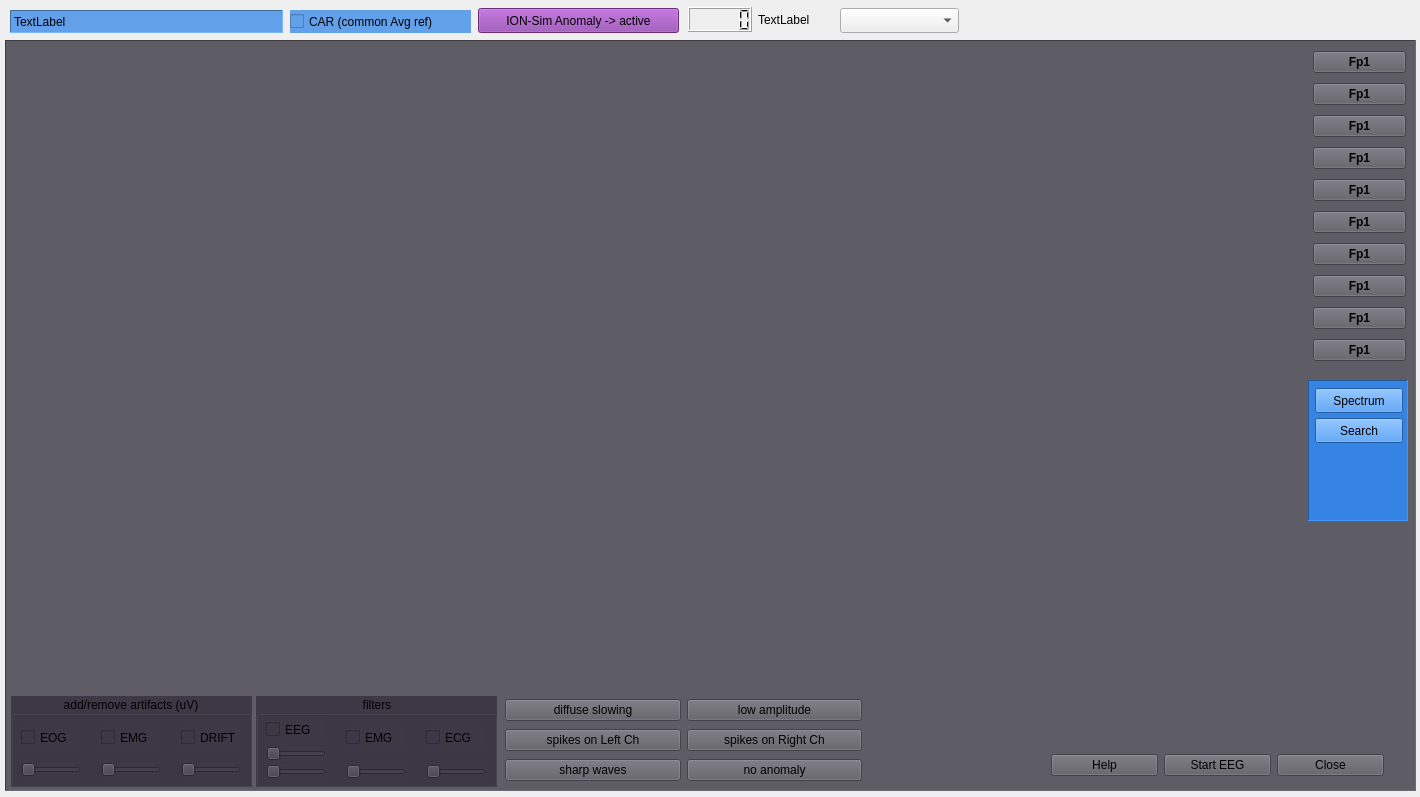
<?xml version="1.0" encoding="UTF-8"?>
<ui version="4.0">
 <class>Form</class>
 <widget class="QWidget" name="Form">
  <property name="geometry">
   <rect>
    <x>0</x>
    <y>0</y>
    <width>1420</width>
    <height>797</height>
   </rect>
  </property>
  <property name="windowTitle">
   <string>Form</string>
  </property>
  <widget class="QCheckBox" name="checkBoxRef">
   <property name="geometry">
    <rect>
     <x>290</x>
     <y>10</y>
     <width>181</width>
     <height>23</height>
    </rect>
   </property>
   <property name="styleSheet">
    <string notr="true">background-color: rgb(98, 160, 234);</string>
   </property>
   <property name="text">
    <string>CAR (common Avg ref)</string>
   </property>
  </widget>
  <widget class="QLabel" name="labelRec">
   <property name="geometry">
    <rect>
     <x>10</x>
     <y>10</y>
     <width>273</width>
     <height>23</height>
    </rect>
   </property>
   <property name="styleSheet">
    <string notr="true">background-color: rgb(98, 160, 234);</string>
   </property>
   <property name="frameShape">
    <enum>QFrame::Panel</enum>
   </property>
   <property name="frameShadow">
    <enum>QFrame::Sunken</enum>
   </property>
   <property name="text">
    <string>TextLabel</string>
   </property>
  </widget>
  <widget class="QFrame" name="frame">
   <property name="geometry">
    <rect>
     <x>5</x>
     <y>40</y>
     <width>1411</width>
     <height>751</height>
    </rect>
   </property>
   <property name="styleSheet">
    <string notr="true">background-color: rgb(94, 92, 100);</string>
   </property>
   <property name="frameShape">
    <enum>QFrame::Panel</enum>
   </property>
   <property name="frameShadow">
    <enum>QFrame::Sunken</enum>
   </property>
   <widget class="GraphicsLayoutWidget" name="pltSignalEeg">
    <property name="geometry">
     <rect>
      <x>12</x>
      <y>7</y>
      <width>1281</width>
      <height>642</height>
     </rect>
    </property>
    <property name="sizePolicy">
     <sizepolicy hsizetype="Expanding" vsizetype="Ignored">
      <horstretch>0</horstretch>
      <verstretch>0</verstretch>
     </sizepolicy>
    </property>
    <property name="autoFillBackground">
     <bool>false</bool>
    </property>
    <property name="styleSheet">
     <string notr="true">border: 0px;</string>
    </property>
    <property name="frameShape">
     <enum>QFrame::StyledPanel</enum>
    </property>
    <property name="frameShadow">
     <enum>QFrame::Sunken</enum>
    </property>
    <property name="lineWidth">
     <number>0</number>
    </property>
   </widget>
   <widget class="QGroupBox" name="artifact_box">
    <property name="geometry">
     <rect>
      <x>6</x>
      <y>656</y>
      <width>241</width>
      <height>91</height>
     </rect>
    </property>
    <property name="styleSheet">
     <string notr="true">background-color: rgb(61, 56, 70);</string>
    </property>
    <property name="title">
     <string>add/remove artifacts (uV)</string>
    </property>
    <property name="alignment">
     <set>Qt::AlignCenter</set>
    </property>
    <widget class="QCheckBox" name="checkEOG">
     <property name="geometry">
      <rect>
       <x>10</x>
       <y>30</y>
       <width>60</width>
       <height>23</height>
      </rect>
     </property>
     <property name="text">
      <string>EOG</string>
     </property>
    </widget>
    <widget class="QCheckBox" name="checkEMG">
     <property name="geometry">
      <rect>
       <x>90</x>
       <y>30</y>
       <width>60</width>
       <height>23</height>
      </rect>
     </property>
     <property name="text">
      <string>EMG</string>
     </property>
    </widget>
    <widget class="QCheckBox" name="checkDRIFT">
     <property name="geometry">
      <rect>
       <x>170</x>
       <y>30</y>
       <width>60</width>
       <height>23</height>
      </rect>
     </property>
     <property name="text">
      <string>DRIFT</string>
     </property>
    </widget>
    <widget class="QSlider" name="eogSlider">
     <property name="geometry">
      <rect>
       <x>10</x>
       <y>66</y>
       <width>60</width>
       <height>16</height>
      </rect>
     </property>
     <property name="orientation">
      <enum>Qt::Horizontal</enum>
     </property>
    </widget>
    <widget class="QSlider" name="emgSlider">
     <property name="geometry">
      <rect>
       <x>90</x>
       <y>66</y>
       <width>60</width>
       <height>16</height>
      </rect>
     </property>
     <property name="orientation">
      <enum>Qt::Horizontal</enum>
     </property>
    </widget>
    <widget class="QSlider" name="driftSlider">
     <property name="geometry">
      <rect>
       <x>170</x>
       <y>66</y>
       <width>60</width>
       <height>16</height>
      </rect>
     </property>
     <property name="orientation">
      <enum>Qt::Horizontal</enum>
     </property>
    </widget>
   </widget>
   <widget class="QWidget" name="verticalLayoutWidget">
    <property name="geometry">
     <rect>
      <x>1304</x>
      <y>7</y>
      <width>101</width>
      <height>321</height>
     </rect>
    </property>
    <layout class="QVBoxLayout" name="verticalLayout">
     <property name="sizeConstraint">
      <enum>QLayout::SetMinimumSize</enum>
     </property>
     <property name="leftMargin">
      <number>4</number>
     </property>
     <property name="rightMargin">
      <number>4</number>
     </property>
     <item>
      <widget class="QPushButton" name="pushBt_6">
       <property name="font">
        <font>
         <weight>75</weight>
         <bold>true</bold>
        </font>
       </property>
       <property name="text">
        <string>Fp1</string>
       </property>
      </widget>
     </item>
     <item>
      <widget class="QPushButton" name="pushBt_5">
       <property name="font">
        <font>
         <weight>75</weight>
         <bold>true</bold>
        </font>
       </property>
       <property name="text">
        <string>Fp1</string>
       </property>
      </widget>
     </item>
     <item>
      <widget class="QPushButton" name="pushBt_4">
       <property name="font">
        <font>
         <weight>75</weight>
         <bold>true</bold>
        </font>
       </property>
       <property name="text">
        <string>Fp1</string>
       </property>
      </widget>
     </item>
     <item>
      <widget class="QPushButton" name="pushBt_3">
       <property name="font">
        <font>
         <weight>75</weight>
         <bold>true</bold>
        </font>
       </property>
       <property name="text">
        <string>Fp1</string>
       </property>
      </widget>
     </item>
     <item>
      <widget class="QPushButton" name="pushBt_2">
       <property name="font">
        <font>
         <weight>75</weight>
         <bold>true</bold>
        </font>
       </property>
       <property name="text">
        <string>Fp1</string>
       </property>
      </widget>
     </item>
     <item>
      <widget class="QPushButton" name="pushBt_1">
       <property name="font">
        <font>
         <weight>75</weight>
         <bold>true</bold>
        </font>
       </property>
       <property name="text">
        <string>Fp1</string>
       </property>
      </widget>
     </item>
     <item>
      <widget class="QPushButton" name="pushBt_7">
       <property name="font">
        <font>
         <weight>75</weight>
         <bold>true</bold>
        </font>
       </property>
       <property name="text">
        <string>Fp1</string>
       </property>
      </widget>
     </item>
     <item>
      <widget class="QPushButton" name="pushBt_8">
       <property name="font">
        <font>
         <weight>75</weight>
         <bold>true</bold>
        </font>
       </property>
       <property name="text">
        <string>Fp1</string>
       </property>
      </widget>
     </item>
     <item>
      <widget class="QPushButton" name="pushBt_9">
       <property name="font">
        <font>
         <weight>75</weight>
         <bold>true</bold>
        </font>
       </property>
       <property name="text">
        <string>Fp1</string>
       </property>
      </widget>
     </item>
     <item>
      <widget class="QPushButton" name="pushBt_10">
       <property name="font">
        <font>
         <weight>75</weight>
         <bold>true</bold>
        </font>
       </property>
       <property name="text">
        <string>Fp1</string>
       </property>
      </widget>
     </item>
    </layout>
   </widget>
   <widget class="QWidget" name="horizontalLayoutWidget">
    <property name="geometry">
     <rect>
      <x>1042</x>
      <y>710</y>
      <width>341</width>
      <height>31</height>
     </rect>
    </property>
    <layout class="QHBoxLayout" name="horizontalLayout">
     <property name="leftMargin">
      <number>4</number>
     </property>
     <property name="rightMargin">
      <number>4</number>
     </property>
     <item>
      <widget class="QPushButton" name="pushBtHelp">
       <property name="text">
        <string>Help</string>
       </property>
      </widget>
     </item>
     <item>
      <widget class="QPushButton" name="btn_start_stop">
       <property name="text">
        <string>Start EEG</string>
       </property>
      </widget>
     </item>
     <item>
      <widget class="QPushButton" name="pushBtClose">
       <property name="text">
        <string>Close</string>
       </property>
      </widget>
     </item>
    </layout>
   </widget>
   <widget class="QGroupBox" name="artifact_box_2">
    <property name="geometry">
     <rect>
      <x>251</x>
      <y>656</y>
      <width>241</width>
      <height>91</height>
     </rect>
    </property>
    <property name="styleSheet">
     <string notr="true">background-color: rgb(61, 56, 70);</string>
    </property>
    <property name="title">
     <string>filters</string>
    </property>
    <property name="alignment">
     <set>Qt::AlignCenter</set>
    </property>
    <widget class="QCheckBox" name="checkeeg_filter">
     <property name="geometry">
      <rect>
       <x>10</x>
       <y>22</y>
       <width>60</width>
       <height>23</height>
      </rect>
     </property>
     <property name="text">
      <string>EEG</string>
     </property>
    </widget>
    <widget class="QCheckBox" name="checkEMG_2">
     <property name="geometry">
      <rect>
       <x>90</x>
       <y>30</y>
       <width>60</width>
       <height>23</height>
      </rect>
     </property>
     <property name="text">
      <string>EMG</string>
     </property>
    </widget>
    <widget class="QCheckBox" name="checkDRIFT_2">
     <property name="geometry">
      <rect>
       <x>170</x>
       <y>30</y>
       <width>60</width>
       <height>23</height>
      </rect>
     </property>
     <property name="text">
      <string>ECG</string>
     </property>
    </widget>
    <widget class="QSlider" name="eogSliderLow">
     <property name="geometry">
      <rect>
       <x>10</x>
       <y>50</y>
       <width>60</width>
       <height>16</height>
      </rect>
     </property>
     <property name="orientation">
      <enum>Qt::Horizontal</enum>
     </property>
    </widget>
    <widget class="QSlider" name="emgSlider_2">
     <property name="geometry">
      <rect>
       <x>90</x>
       <y>68</y>
       <width>60</width>
       <height>16</height>
      </rect>
     </property>
     <property name="orientation">
      <enum>Qt::Horizontal</enum>
     </property>
    </widget>
    <widget class="QSlider" name="driftSlider_2">
     <property name="geometry">
      <rect>
       <x>170</x>
       <y>68</y>
       <width>60</width>
       <height>16</height>
      </rect>
     </property>
     <property name="orientation">
      <enum>Qt::Horizontal</enum>
     </property>
    </widget>
    <widget class="QSlider" name="eogSliderHigh">
     <property name="geometry">
      <rect>
       <x>10</x>
       <y>68</y>
       <width>60</width>
       <height>16</height>
      </rect>
     </property>
     <property name="orientation">
      <enum>Qt::Horizontal</enum>
     </property>
    </widget>
   </widget>
   <widget class="QWidget" name="gridLayoutWidget">
    <property name="geometry">
     <rect>
      <x>500</x>
      <y>657</y>
      <width>361</width>
      <height>92</height>
     </rect>
    </property>
    <layout class="QGridLayout" name="gridLayout">
     <property name="rightMargin">
      <number>4</number>
     </property>
     <property name="bottomMargin">
      <number>4</number>
     </property>
     <item row="0" column="0">
      <widget class="QPushButton" name="pushBtA1">
       <property name="text">
        <string>diffuse slowing</string>
       </property>
      </widget>
     </item>
     <item row="2" column="0">
      <widget class="QPushButton" name="pushBtA5">
       <property name="text">
        <string>sharp waves</string>
       </property>
      </widget>
     </item>
     <item row="1" column="0">
      <widget class="QPushButton" name="pushBtA3">
       <property name="text">
        <string>spikes on Left Ch</string>
       </property>
      </widget>
     </item>
     <item row="0" column="1">
      <widget class="QPushButton" name="pushBtA2">
       <property name="text">
        <string>low amplitude</string>
       </property>
      </widget>
     </item>
     <item row="1" column="1">
      <widget class="QPushButton" name="pushBtA4">
       <property name="text">
        <string>spikes on Right Ch</string>
       </property>
      </widget>
     </item>
     <item row="2" column="1">
      <widget class="QPushButton" name="pushBtA6">
       <property name="text">
        <string>no anomaly</string>
       </property>
      </widget>
     </item>
    </layout>
   </widget>
   <widget class="QFrame" name="frame_2">
    <property name="geometry">
     <rect>
      <x>1303</x>
      <y>340</y>
      <width>100</width>
      <height>141</height>
     </rect>
    </property>
    <property name="styleSheet">
     <string notr="true">background-color: rgb(53, 132, 228);</string>
    </property>
    <property name="frameShape">
     <enum>QFrame::Panel</enum>
    </property>
    <property name="frameShadow">
     <enum>QFrame::Sunken</enum>
    </property>
    <widget class="QPushButton" name="pushBtSpectra">
     <property name="geometry">
      <rect>
       <x>7</x>
       <y>8</y>
       <width>88</width>
       <height>25</height>
      </rect>
     </property>
     <property name="text">
      <string>Spectrum</string>
     </property>
    </widget>
    <widget class="QPushButton" name="pushButton_2">
     <property name="geometry">
      <rect>
       <x>7</x>
       <y>38</y>
       <width>88</width>
       <height>25</height>
      </rect>
     </property>
     <property name="text">
      <string>Search</string>
     </property>
    </widget>
   </widget>
  </widget>
  <widget class="QLCDNumber" name="lcdEpoch">
   <property name="geometry">
    <rect>
     <x>688</x>
     <y>7</y>
     <width>64</width>
     <height>25</height>
    </rect>
   </property>
  </widget>
  <widget class="QLabel" name="labelTime">
   <property name="geometry">
    <rect>
     <x>758</x>
     <y>11</y>
     <width>101</width>
     <height>17</height>
    </rect>
   </property>
   <property name="text">
    <string>TextLabel</string>
   </property>
  </widget>
  <widget class="QPushButton" name="pushBtAnomaly">
   <property name="geometry">
    <rect>
     <x>478</x>
     <y>8</y>
     <width>201</width>
     <height>25</height>
    </rect>
   </property>
   <property name="styleSheet">
    <string notr="true">background-color: rgb(145, 65, 172);</string>
   </property>
   <property name="text">
    <string>ION-Sim Anomaly -&gt; active</string>
   </property>
  </widget>
  <widget class="QComboBox" name="comboAnomaly">
   <property name="geometry">
    <rect>
     <x>840</x>
     <y>8</y>
     <width>119</width>
     <height>25</height>
    </rect>
   </property>
  </widget>
 </widget>
 <customwidgets>
  <customwidget>
   <class>GraphicsLayoutWidget</class>
   <extends>QGraphicsView</extends>
   <header>pyqtgraph</header>
  </customwidget>
 </customwidgets>
 <resources/>
 <connections/>
</ui>
